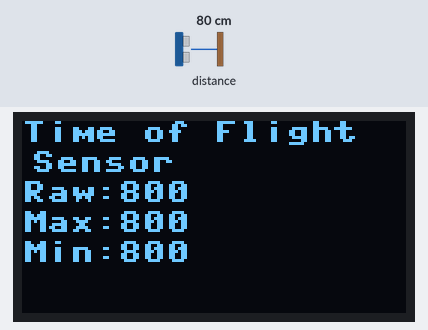
A program run on a simulated Raspberry Pi Pico running MicroPython. Shown: 128×64 one-colour display. The inputs (shaded band) are chosen by the test bench; at power-on: distance to the obstacle 80 cm. Library files of the repository ran but are not shown: ssd1306.py, VL53L0X.py; what the program prints to the serial console is not drawn.

Above: at 1.2 s.
1.3 s: distance to the obstacle set to 2 cm
At 2.0 s:
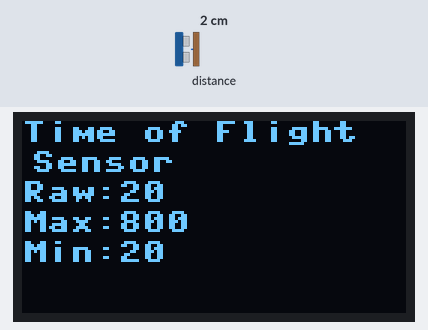
2.8 s: distance to the obstacle set to 4 cm
At 4.0 s:
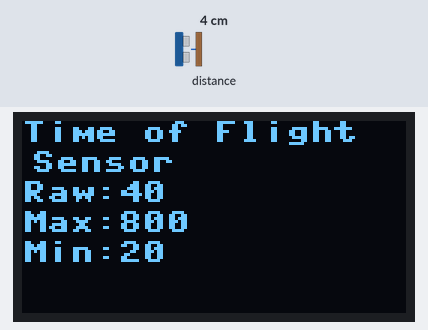
4.3 s: distance to the obstacle set to 9 cm
At 5.5 s:
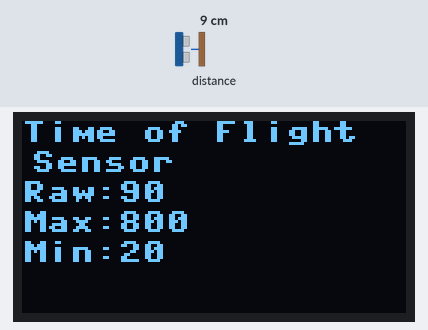
Timing chart, 0 to 7.3 s (numbered marks = the images above; inputs shaded):
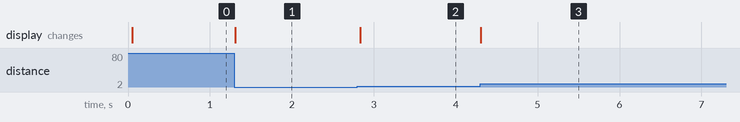

The program:

tof-range-display-test.py
```python
# Test program for VL53L0X
import time
import machine
from machine import Pin, I2C
import ssd1306
import VL53L0X
import config

sda=machine.Pin(config.I2C_SDA_PIN)
scl=machine.Pin(config.I2C_SCL_PIN)
i2c=machine.I2C(config.I2C_BUS,sda=sda, scl=scl, freq=400000)

WIDTH = config.DISPLAY_WIDTH
HEIGHT = config.DISPLAY_HEIGHT
SCK=machine.Pin(config.SCL_PIN)
SDL=machine.Pin(config.SDA_PIN)
spi=machine.SPI(config.SPI_BUS,baudrate=config.SPI_BAUDRATE,sck=SCK, mosi=SDL)
# servo pins
RES = machine.Pin(config.RES_PIN)
DC = machine.Pin(config.DC_PIN)
CS = machine.Pin(config.CS_PIN)
oled = ssd1306.SSD1306_SPI(WIDTH, HEIGHT, spi, DC, RES, CS)

tof = VL53L0X.VL53L0X(i2c)

tof.start()
minimum = 1000
maximum = 0
while True:
    dist = tof.read()

    # store max if under 8191
    if dist > maximum:
        if dist < 8190:
            maximum = dist

    # store min
    if dist < minimum:
        minimum = dist
    print(tof.read())
    oled.fill(0)
    oled.text("Time of Flight", 0, 0)
    oled.text("Sensor", 3, 10)
    oled.text("Raw:" + str(dist), 0, 20)
    oled.text("Max:" + str(maximum), 0, 30)
    oled.text("Min:" + str(minimum), 0, 40)
    oled.show()
    time.sleep(0.05)

# tof.stop()
```

config.py
```python
# Hardware configuration for the Cytron Maker Pi RP2040
# Display Bot: motors, NeoPixels, speaker, an SSD1306 SPI OLED display, and
# a VL53L0X time-of-flight sensor.

from machine import Pin, SPI
import ssd1306

# ---------------------------------------------------------------------------
# Motor driver (H-bridge on GP8-GP11)
# ---------------------------------------------------------------------------
RIGHT_FORWARD_PIN = 9
RIGHT_REVERSE_PIN = 8
LEFT_FORWARD_PIN = 10
LEFT_REVERSE_PIN = 11
MAX_POWER_LEVEL = 65025

# ---------------------------------------------------------------------------
# NeoPixel LEDs
# ---------------------------------------------------------------------------
NEOPIXEL_PIN = 18
NUMBER_NEOPIXELS = 2

# ---------------------------------------------------------------------------
# Piezo speaker
# ---------------------------------------------------------------------------
SPEAKER_PIN = 22

# ---------------------------------------------------------------------------
# I2C bus 1 - VL53L0X time-of-flight distance sensor
# ---------------------------------------------------------------------------
I2C_BUS = 1
I2C_SDA_PIN = 26
I2C_SCL_PIN = 27
TIME_OF_FLIGHT_I2C_ADDRESS = 41

# ---------------------------------------------------------------------------
# SSD1306 SPI OLED display
# ---------------------------------------------------------------------------
DISPLAY_WIDTH = 128
DISPLAY_HEIGHT = 64
SPI_BUS = 0
SPI_BAUDRATE = 100000
SCL_PIN = 2   # SPI clock
SDA_PIN = 3   # SPI MOSI
RES_PIN = 13
DC_PIN = 14
CS_PIN = 15


def init_display():
    clock = Pin(SCL_PIN)
    data = Pin(SDA_PIN)
    res = Pin(RES_PIN)
    dc = Pin(DC_PIN)
    cs = Pin(CS_PIN)
    spi = SPI(SPI_BUS, baudrate=SPI_BAUDRATE, sck=clock, mosi=data)
    return ssd1306.SSD1306_SPI(DISPLAY_WIDTH, DISPLAY_HEIGHT, spi, dc, res, cs)
```

Measured:
- after the input at 1.3 s, the display: changes at once (image 1)
- after the input at 2.8 s, the display: changes at once (image 2)
- after the input at 4.3 s, the display: changes at once (image 3)
